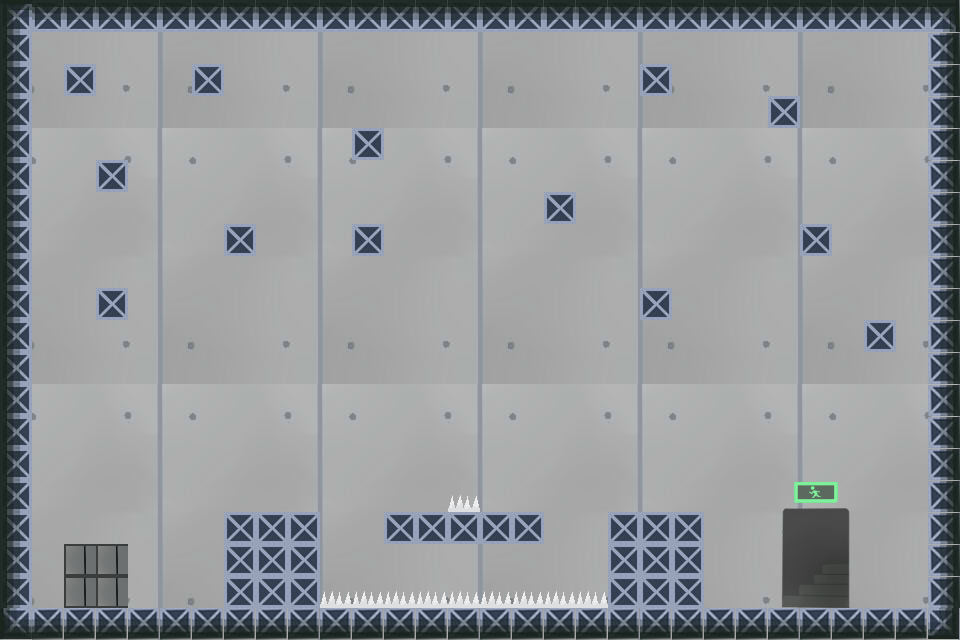

A 2D game scene composited from a Tiled map and its tileset images. What follows is a short description and the map's XML, with every tile layer's data as written:
An orthogonal 30x20 tile map with 32x32 px tiles, 4 tile layers (Background, Platform, Snare, Target).

<map version="1.0" tiledversion="1.1.4" orientation="orthogonal" renderorder="right-down" width="30" height="20" tilewidth="32" tileheight="32" infinite="0" nextobjectid="1">
 <tileset firstgid="1" source="地图素材.tsx" />
 <layer name="Background" width="30" height="20">
  <data encoding="csv">
65,66,67,68,69,65,66,67,68,69,65,66,67,68,69,65,66,67,68,69,65,66,67,68,69,65,66,67,68,69,
80,81,82,83,84,80,81,82,83,84,80,81,82,83,84,80,81,82,83,84,80,81,82,83,84,80,81,82,83,84,
95,96,97,98,99,95,96,97,98,99,95,96,97,98,99,95,96,97,98,99,95,96,97,98,99,95,96,97,98,99,
110,111,112,113,114,110,111,112,113,114,110,111,112,113,114,110,111,112,113,114,110,111,112,113,114,110,111,112,113,114,
5,6,7,8,9,5,6,7,8,9,5,6,7,8,9,5,6,7,8,9,5,6,7,8,9,5,6,7,8,9,
20,21,22,23,24,20,21,22,23,24,20,21,22,23,24,20,21,22,23,24,20,21,22,23,24,20,21,22,23,24,
35,36,37,38,39,35,36,37,38,39,35,36,37,38,39,35,36,37,38,39,35,36,37,38,39,35,36,37,38,39,
50,51,52,53,54,50,51,52,53,54,50,51,52,53,54,50,51,52,53,54,50,51,52,53,54,50,51,52,53,54,
65,66,67,68,69,65,66,67,68,69,65,66,67,68,69,65,66,67,68,69,65,66,67,68,69,65,66,67,68,69,
80,81,82,83,84,80,81,82,83,84,80,81,82,83,84,80,81,82,83,84,80,81,82,83,84,80,81,82,83,84,
95,96,97,98,99,95,96,97,98,99,95,96,97,98,99,95,96,97,98,99,95,96,97,98,99,95,96,97,98,99,
110,111,112,113,114,110,111,112,113,114,110,111,112,113,114,110,111,112,113,114,110,111,112,113,114,110,111,112,113,114,
5,6,7,8,9,5,6,7,8,9,5,6,7,8,9,5,6,7,8,9,5,6,7,8,9,5,6,7,8,9,
20,21,22,23,24,20,21,22,23,24,20,21,22,23,24,20,21,22,23,24,20,21,22,23,24,20,21,22,23,24,
35,36,37,38,39,35,36,37,38,39,35,36,37,38,39,35,36,37,38,39,35,36,37,38,39,35,36,37,38,39,
50,51,52,53,54,50,51,52,53,54,50,51,52,53,54,50,51,52,53,54,50,51,52,53,54,50,51,52,53,54,
65,66,67,68,69,65,66,67,68,69,65,66,67,68,69,65,66,67,68,69,65,66,67,68,69,65,66,67,68,69,
80,81,82,83,84,80,81,82,83,84,80,81,82,83,84,80,81,82,83,84,80,81,82,83,84,80,81,82,83,84,
95,96,97,98,99,95,96,97,98,99,95,96,97,98,99,95,96,97,98,99,95,96,97,98,99,95,96,97,98,99,
110,111,112,113,114,110,111,112,113,114,110,111,112,113,114,110,111,112,113,114,110,111,112,113,114,110,111,112,113,114
</data>
 </layer>
 <layer name="Platform" width="30" height="20">
  <data encoding="csv">
201,168,168,168,168,168,168,168,168,168,168,168,168,168,168,168,168,168,168,168,168,168,168,168,168,168,168,168,168,203,
166,0,0,0,0,0,0,0,0,0,0,0,0,0,0,0,0,0,0,0,0,0,0,0,0,0,0,0,0,170,
166,0,136,0,0,0,136,0,0,0,0,0,0,0,0,0,0,0,0,0,136,0,0,0,0,0,0,0,0,170,
166,0,0,0,0,0,0,0,0,0,0,0,0,0,0,0,0,0,0,0,0,0,0,0,136,0,0,0,0,170,
166,0,0,0,0,0,0,0,0,0,0,136,0,0,0,0,0,0,0,0,0,0,0,0,0,0,0,0,0,170,
166,0,0,136,0,0,0,0,0,0,0,0,0,0,0,0,0,0,0,0,0,0,0,0,0,0,0,0,0,170,
166,0,0,0,0,0,0,0,0,0,0,0,0,0,0,0,0,136,0,0,0,0,0,0,0,0,0,0,0,170,
166,0,0,0,0,0,0,136,0,0,0,136,0,0,0,0,0,0,0,0,0,0,0,0,0,136,0,0,0,170,
166,0,0,0,0,0,0,0,0,0,0,0,0,0,0,0,0,0,0,0,0,0,0,0,0,0,0,0,0,170,
166,0,0,136,0,0,0,0,0,0,0,0,0,0,0,0,0,0,0,0,136,0,0,0,0,0,0,0,0,170,
166,0,0,0,0,0,0,0,0,0,0,0,0,0,0,0,0,0,0,0,0,0,0,0,0,0,0,136,0,170,
166,0,0,0,0,0,0,0,0,0,0,0,0,0,0,0,0,0,0,0,0,0,0,0,0,0,0,0,0,170,
166,0,0,0,0,0,0,0,0,0,0,0,0,0,0,0,0,0,0,0,0,0,0,0,0,0,0,0,0,170,
166,0,0,0,0,0,0,0,0,0,0,0,0,0,0,0,0,0,0,0,0,0,0,0,0,0,0,0,0,170,
166,0,0,0,0,0,0,0,0,0,0,0,0,0,0,0,0,0,0,0,0,0,0,0,0,0,0,0,0,170,
166,0,0,0,0,0,0,0,0,0,0,0,0,0,0,0,0,0,0,0,0,0,0,0,0,0,0,0,0,170,
166,0,0,0,0,0,0,136,136,136,0,0,136,136,136,136,136,0,0,136,136,136,0,0,0,0,0,0,0,170,
166,0,0,0,0,0,0,136,136,136,0,0,0,0,0,0,0,0,0,136,136,136,0,0,0,0,0,0,0,170,
166,0,0,0,0,0,0,136,136,136,0,0,0,0,0,0,0,0,0,136,136,136,0,0,0,0,0,0,0,170,
207,172,172,172,172,172,172,172,172,172,172,172,172,172,172,172,172,172,172,172,172,172,172,172,172,172,172,172,172,205
</data>
 </layer>
 <layer name="Snare" width="30" height="20">
  <data encoding="csv">
0,0,0,0,0,0,0,0,0,0,0,0,0,0,0,0,0,0,0,0,0,0,0,0,0,0,0,0,0,0,
0,0,0,0,0,0,0,0,0,0,0,0,0,0,0,0,0,0,0,0,0,0,0,0,0,0,0,0,0,0,
0,0,0,0,0,0,0,0,0,0,0,0,0,0,0,0,0,0,0,0,0,0,0,0,0,0,0,0,0,0,
0,0,0,0,0,0,0,0,0,0,0,0,0,0,0,0,0,0,0,0,0,0,0,0,0,0,0,0,0,0,
0,0,0,0,0,0,0,0,0,0,0,0,0,0,0,0,0,0,0,0,0,0,0,0,0,0,0,0,0,0,
0,0,0,0,0,0,0,0,0,0,0,0,0,0,0,0,0,0,0,0,0,0,0,0,0,0,0,0,0,0,
0,0,0,0,0,0,0,0,0,0,0,0,0,0,0,0,0,0,0,0,0,0,0,0,0,0,0,0,0,0,
0,0,0,0,0,0,0,0,0,0,0,0,0,0,0,0,0,0,0,0,0,0,0,0,0,0,0,0,0,0,
0,0,0,0,0,0,0,0,0,0,0,0,0,0,0,0,0,0,0,0,0,0,0,0,0,0,0,0,0,0,
0,0,0,0,0,0,0,0,0,0,0,0,0,0,0,0,0,0,0,0,0,0,0,0,0,0,0,0,0,0,
0,0,0,0,0,0,0,0,0,0,0,0,0,0,0,0,0,0,0,0,0,0,0,0,0,0,0,0,0,0,
0,0,0,0,0,0,0,0,0,0,0,0,0,0,0,0,0,0,0,0,0,0,0,0,0,0,0,0,0,0,
0,0,0,0,0,0,0,0,0,0,0,0,0,0,0,0,0,0,0,0,0,0,0,0,0,0,0,0,0,0,
0,0,0,0,0,0,0,0,0,0,0,0,0,0,0,0,0,0,0,0,0,0,0,0,0,0,0,0,0,0,
0,0,0,0,0,0,0,0,0,0,0,0,0,0,0,0,0,0,0,0,0,0,0,0,0,0,0,0,0,0,
0,0,0,0,0,0,0,0,0,0,0,0,0,0,196,0,0,0,0,0,0,0,0,0,1,2,3,0,0,0,
0,0,0,0,0,0,0,0,0,0,0,0,0,0,0,0,0,0,0,0,0,0,0,0,16,17,18,0,0,0,
0,0,0,0,0,0,0,0,0,0,0,0,0,0,0,0,0,0,0,0,0,0,0,0,31,32,33,0,0,0,
0,0,0,0,0,0,0,0,0,0,196,196,196,196,196,196,196,196,196,0,0,0,0,0,46,47,48,0,0,0,
0,0,0,0,0,0,0,0,0,0,0,0,0,0,0,0,0,0,0,0,0,0,0,0,0,0,0,0,0,0
</data>
 </layer>
 <layer name="Target" width="30" height="20">
  <data encoding="csv">
0,0,0,0,0,0,0,0,0,0,0,0,0,0,0,0,0,0,0,0,0,0,0,0,0,0,0,0,0,0,
0,0,0,0,0,0,0,0,0,0,0,0,0,0,0,0,0,0,0,0,0,0,0,0,0,0,0,0,0,0,
0,0,0,0,0,0,0,0,0,0,0,0,0,0,0,0,0,0,0,0,0,0,0,0,0,0,0,0,0,0,
0,0,0,0,0,0,0,0,0,0,0,0,0,0,0,0,0,0,0,0,0,0,0,0,0,0,0,0,0,0,
0,0,0,0,0,0,0,0,0,0,0,0,0,0,0,0,0,0,0,0,0,0,0,0,0,0,0,0,0,0,
0,0,0,0,0,0,0,0,0,0,0,0,0,0,0,0,0,0,0,0,0,0,0,0,0,0,0,0,0,0,
0,0,0,0,0,0,0,0,0,0,0,0,0,0,0,0,0,0,0,0,0,0,0,0,0,0,0,0,0,0,
0,0,0,0,0,0,0,0,0,0,0,0,0,0,0,0,0,0,0,0,0,0,0,0,0,0,0,0,0,0,
0,0,0,0,0,0,0,0,0,0,0,0,0,0,0,0,0,0,0,0,0,0,0,0,0,0,0,0,0,0,
0,0,0,0,0,0,0,0,0,0,0,0,0,0,0,0,0,0,0,0,0,0,0,0,0,0,0,0,0,0,
0,0,0,0,0,0,0,0,0,0,0,0,0,0,0,0,0,0,0,0,0,0,0,0,0,0,0,0,0,0,
0,0,0,0,0,0,0,0,0,0,0,0,0,0,0,0,0,0,0,0,0,0,0,0,0,0,0,0,0,0,
0,0,0,0,0,0,0,0,0,0,0,0,0,0,0,0,0,0,0,0,0,0,0,0,0,0,0,0,0,0,
0,0,0,0,0,0,0,0,0,0,0,0,0,0,0,0,0,0,0,0,0,0,0,0,0,0,0,0,0,0,
0,0,0,0,0,0,0,0,0,0,0,0,0,0,0,0,0,0,0,0,0,0,0,0,0,0,0,0,0,0,
0,0,0,0,0,0,0,0,0,0,0,0,0,0,0,0,0,0,0,0,0,0,0,0,0,0,0,0,0,0,
0,0,0,0,0,0,0,0,0,0,0,0,0,0,0,0,0,0,0,0,0,0,0,0,0,0,0,0,0,0,
0,0,106,106,0,0,0,0,0,0,0,0,0,0,0,0,0,0,0,0,0,0,0,0,0,0,0,0,0,0,
0,0,106,106,0,0,0,0,0,0,0,0,0,0,0,0,0,0,0,0,0,0,0,0,0,0,0,0,0,0,
0,0,0,0,0,0,0,0,0,0,0,0,0,0,0,0,0,0,0,0,0,0,0,0,0,0,0,0,0,0
</data>
 </layer>
</map>
